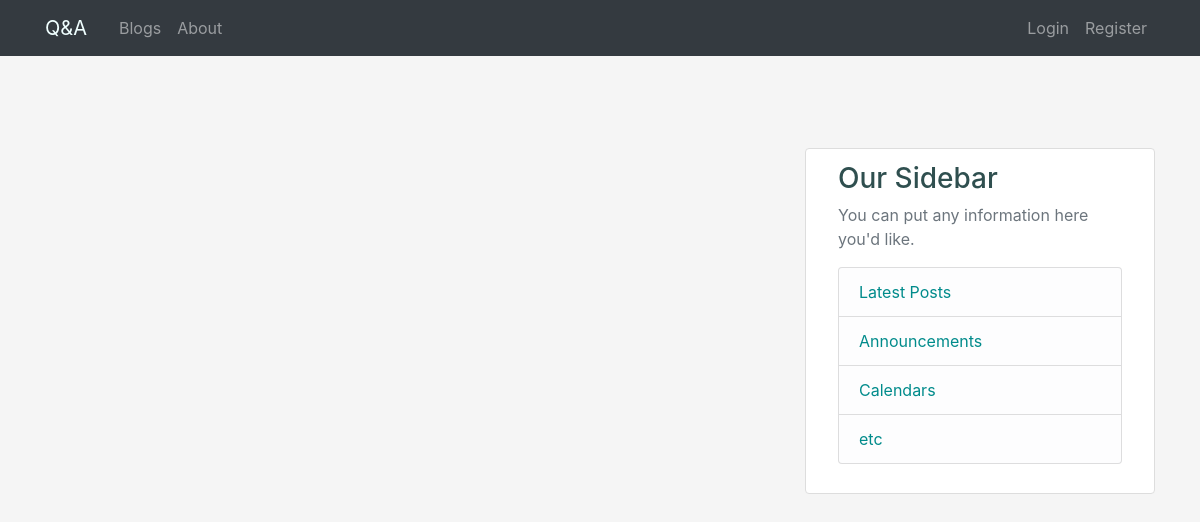
Page /quesans/ on the earlier database version.
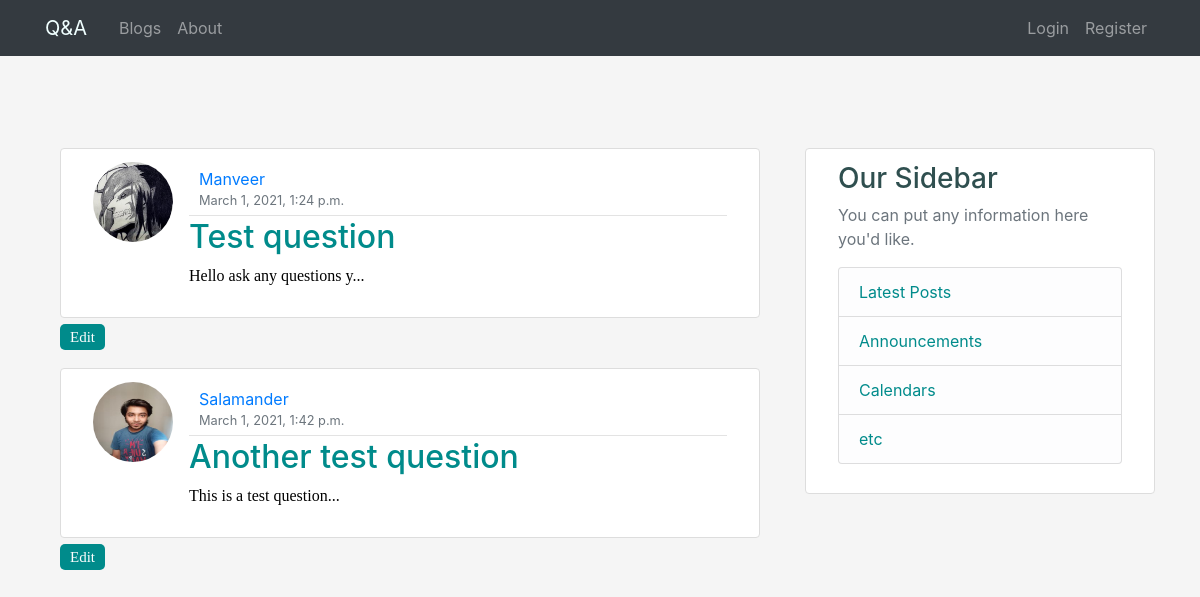
Same page on the later database version.
### quesans/models.py (models this page shows, shortened)
class Question(models.Model):
    title = models.CharField(max_length=100)
    desc = models.TextField()
    author=models.ForeignKey(User,on_delete=models.CASCADE,default=None)
    created_on = models.DateTimeField(auto_now=True)
    slug=models.SlugField()
    def snippet(self):
        return self.desc[:25]+"..."

### users/models.py (models this page shows, shortened)
class Profile(models.Model):
    user = models.OneToOneField(User, on_delete=models.CASCADE)
    image = models.ImageField(default='default.jpg', upload_to='profile_pics')
    bio = models.TextField(default="No Bio")
    face_encode = models.FileField(upload_to='face_encodes',blank=True)
    two_factor = models.BooleanField(default = False)

### quesans/views.py (the view)
# urls.py: path('',views.QuestionListView.as_view(),name='clist'),
class QuestionListView(ListView):
    model=Question
    template_name='quesans/listall.html'
    context_object_name='questions'
    ordering=['created_on']

### quesans/templates/quesans/listall.html
{% extends 'quesans/base_layout.html' %}
{% block content %}
    {% for question in questions %}
    <article class="media content-section">
        <img class="rounded-circle article-img" src="{{question.author.profile.image.url }}" width='50' height='50' >
        <div class="media-body">
        <div class="article-metadata">
            <a class="mr-2" href="#">{{question.author}}</a>
            <small class="text-muted">{{question.created_on}}</small>
        </div>
        <h2><a class="article-title" href="{% url 'quesans:qthread' question.slug %}">{{ question.title }}</a></h2>
        <p class="article-content">{{ question.snippet }}</p>
        </div>
    </article>
    <a href="{% url 'quesans:qupdate' question.pk %}" class='btn btn-info' role='button'>Edit</a>
    {% endfor %}
{% endblock %}

Differences in the rows shown:
added Question: author.profile.image (placeholder picture), author "Manveer", created_on "March 1, 2021, 1:24 p.m.", title "Test question", snippet "Hello ask any questions y..."
added Question: author.profile.image (picture), author "Salamander", created_on "March 1, 2021, 1:42 p.m.", title "Another test question", snippet "This is a test question..."
